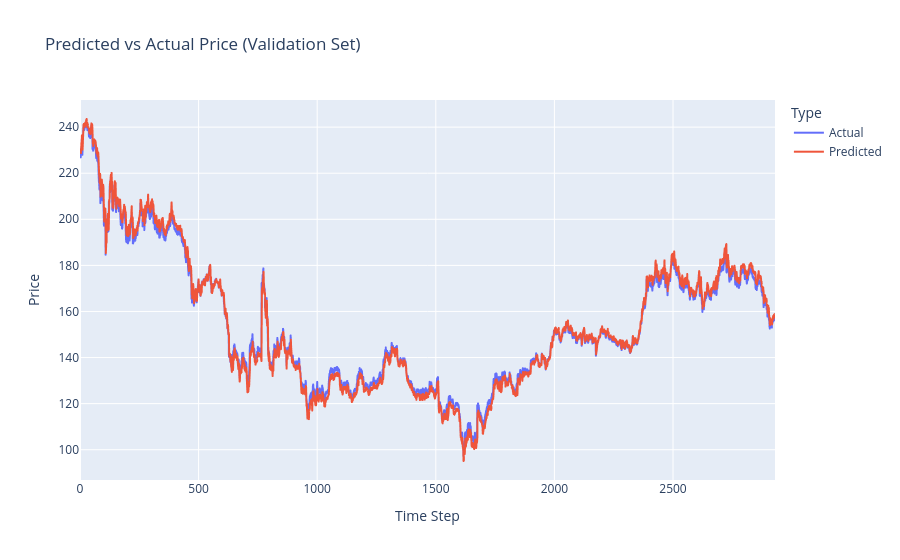

Notebook cell for this chart:
### Code cell
# ==============================
# Evaluate and plot results
# ==============================
device = torch.device(tcfg.device)
model = model.to(device)
preds, targets = [], []

with torch.no_grad():
    for val_seqs, val_times in val_loader:
        val_seqs, val_times = val_seqs.to(device), val_times.to(device)
        y_pred = model(val_seqs, val_times)
        y_true = build_target(val_seqs, asset_idx, model.target_type)
        preds.append(y_pred.cpu().numpy())
        targets.append(y_true.cpu().numpy())

preds = np.concatenate(preds).flatten()
targets = np.concatenate(targets).flatten()

if config["target_type"] == "price":
    preds_plot = inverse_transform(preds, scaler, asset_idx, config["d_input"])
    targets_plot = inverse_transform(targets, scaler, asset_idx, config["d_input"])
    y_label, title = "Price", "Predicted vs Actual Price (Validation Set)"
else:
    preds_plot, targets_plot = preds, targets
    y_label, title = "Log Return (1h)", "Predicted vs Actual Log-Return (Validation Set)"

df_plot = pd.DataFrame({
    "Time Step": np.arange(len(targets_plot)),
    "Actual": targets_plot,
    "Predicted": preds_plot
})
df_plot = df_plot.melt(id_vars="Time Step", value_vars=["Actual", "Predicted"], var_name="Type", value_name=y_label)

fig = px.line(df_plot, x="Time Step", y=y_label, color="Type", title=title)
fig.show()

### Figure 1 — Plotly figure (JSON) as saved in the notebook; plotly's stock layout.template omitted (floating-point values rounded to 4 significant figures; data arrays with more than 128 entries replaced by an {"elided": "..."} marker saying what was removed)
{"data": [{"hovertemplate": "Type=Actual<br>Time Step=%{x}<br>Price=%{y}<extra></extra>", "legendgroup": "Actual", "line": {"color": "#636efa", "dash": "solid"}, "marker": {"symbol": "circle"}, "mode": "lines", "name": "Actual", "showlegend": true, "type": "scattergl", "x": {"elided": "2931 int values"}, "xaxis": "x", "y": {"elided": "2931 float values"}, "yaxis": "y"}, {"hovertemplate": "Type=Predicted<br>Time Step=%{x}<br>Price=%{y}<extra></extra>", "legendgroup": "Predicted", "line": {"color": "#EF553B", "dash": "solid"}, "marker": {"symbol": "circle"}, "mode": "lines", "name": "Predicted", "showlegend": true, "type": "scattergl", "x": {"elided": "2931 int values"}, "xaxis": "x", "y": {"elided": "2931 float values"}, "yaxis": "y"}], "layout": {"legend": {"title": {"text": "Type"}, "tracegroupgap": 0}, "title": {"text": "Predicted vs Actual Price (Validation Set)"}, "xaxis": {"anchor": "y", "domain": [0, 1], "title": {"text": "Time Step"}}, "yaxis": {"anchor": "x", "domain": [0, 1], "title": {"text": "Price"}}}}
